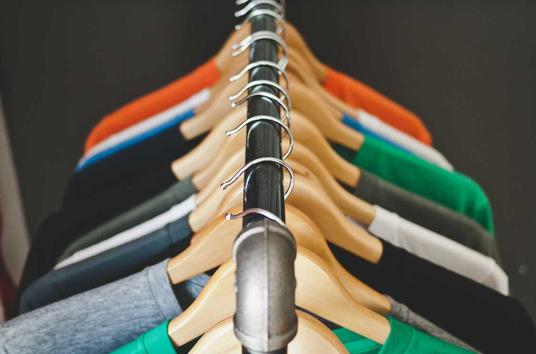
#> input picture image_compressor/random_image.jpg, 536 x 354 px
$ jupyter execute --allow-errors image_compressor.ipynb
#> lines starting #> are read from the running program, lines starting #| are printed output that depends on the picture
[cell 1]
import numpy as np
import matplotlib.pyplot as plt
import cv2
import sys
import os

[cell 2]
image = cv2.imread("random_image.jpg")
#> image is the input picture: shape (354, 536, 3); mean B, G, R 82.8, 96.6, 100.8
size = os.path.getsize("random_image.jpg") / 1024

plt.imshow(image)
plt.title(f'Random Image, with size: {size:.2f} KB')
plt.show()

[cell 3]
U, S, Vt = np.linalg.svd(image)
#> S = 354 rows, first 8: [2545.3, 64.63, 24.58], [2612.4, 65.5, 25.54], [2584.7, 65.8, 24.87], [2438.9, 63.46, 23.65], [2330.6, 62.27, 23.74], [2326.9, 63.18, 22.78], [2330, 63, 24.58], [2325.9, 62.98, 23.16]

U.shape, S.shape, Vt.shape
#> Out = ((354, 536, 536), (354, 3), (354, 3, 3))

[cell 4]
image_gray = cv2.imread("random_image.jpg", cv2.IMREAD_GRAYSCALE)
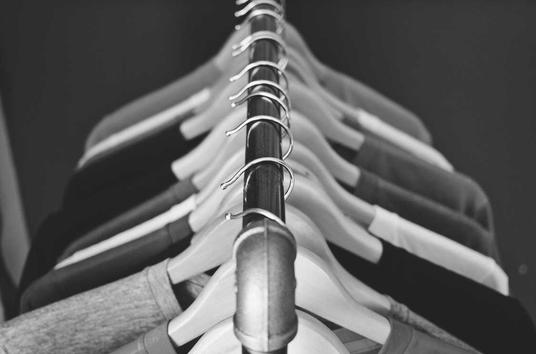
#> image_gray: shape (354, 536); min 9, max 255, mean 96.3
U_g, S_g, Vt_g = np.linalg.svd(image_gray)
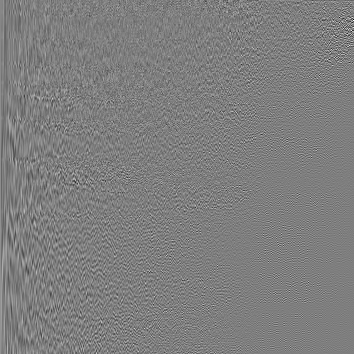
#> U_g: shape (354, 354) float64; min -0.433, max 0.438, mean 0.000113; drawn with min black and max white
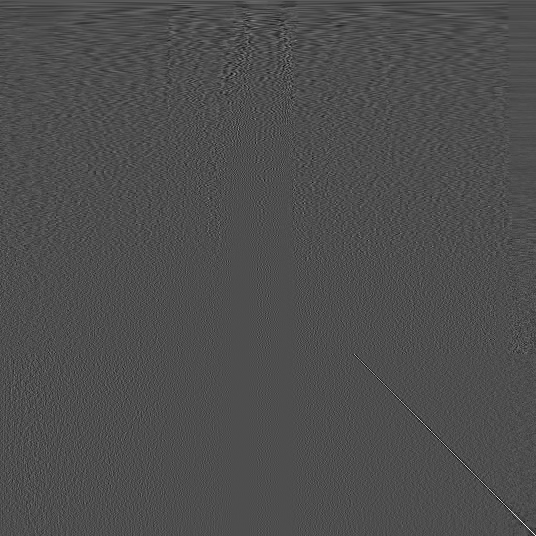
#> Vt_g: shape (536, 536) float64; min -0.329, max 0.744, mean 6.01e-05; drawn with min black and max white
#> S_g = 354 values, max 45721.2 at index 0, min 0.914 at index 353, mean 489
reconstructed_gray_image = np.matrix(U_g[:,:300]) * np.diag(S_g[:300]) * np.matrix(Vt_g[:300,:])
plt.imshow(reconstructed_gray_image, cmap="gray")
plt.title(f"Recontructed image (Gray)")
plt.show()

[cell 5]
idk = [1, 10, 20, 50, 70, 100]
#> (the rest of this cell did not finish here and is left out)

[cell 6]
color_image = cv2.imread('random_image.jpg')
B, G, R = cv2.split(color_image)
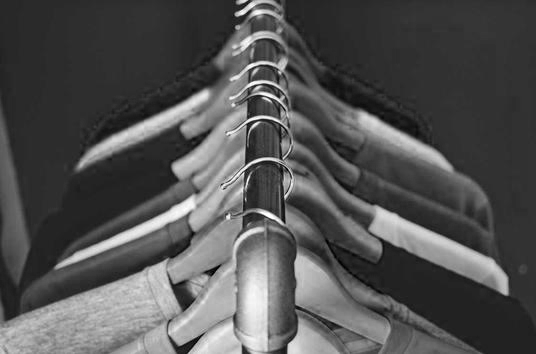
#> B: shape (354, 536); min 0, max 255, mean 82.8
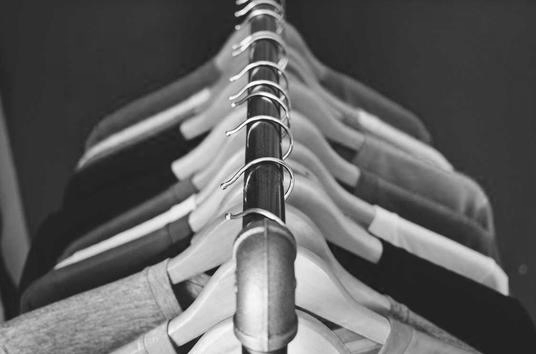
#> G: shape (354, 536); min 9, max 255, mean 96.6
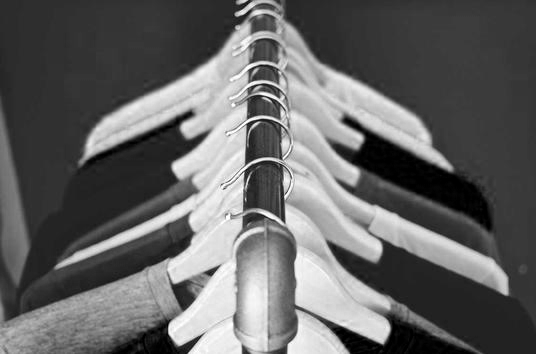
#> R: shape (354, 536); min 0, max 255, mean 100.8

plt.subplot(1, 3, 1)
plt.imshow(R, cmap='Reds_r')
plt.subplot(1, 3, 2)
plt.imshow(B, cmap='Blues_r')
plt.subplot(1, 3, 3)
plt.imshow(G, cmap='Greens_r')
plt.show()
